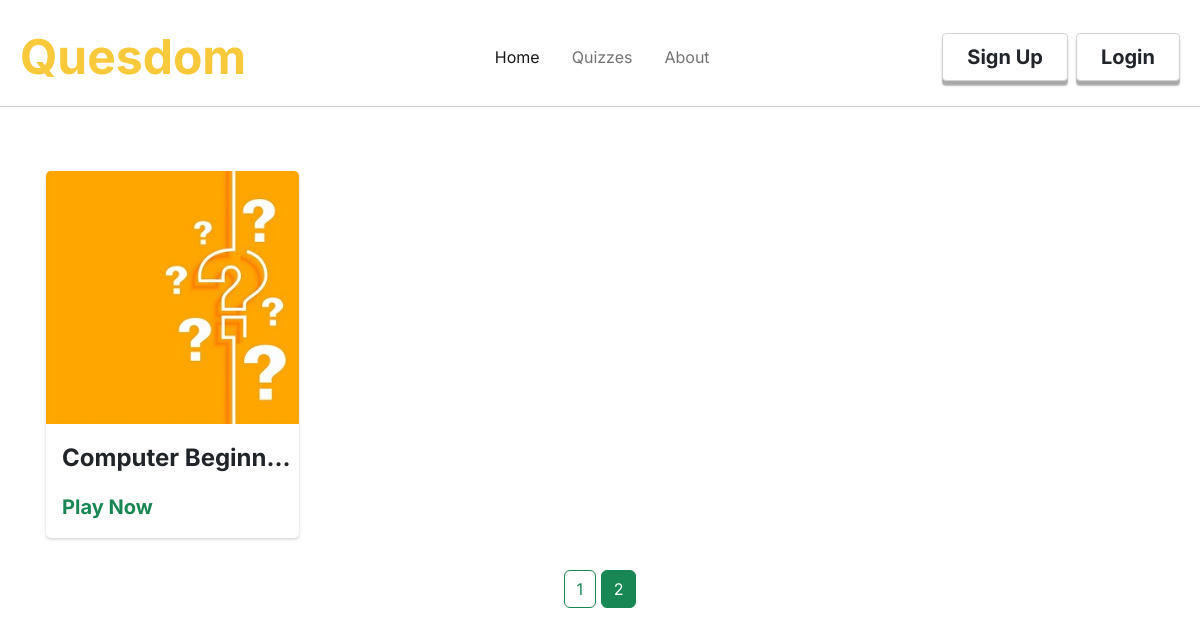
Before: /allquizzes?page=2 with the older database file.
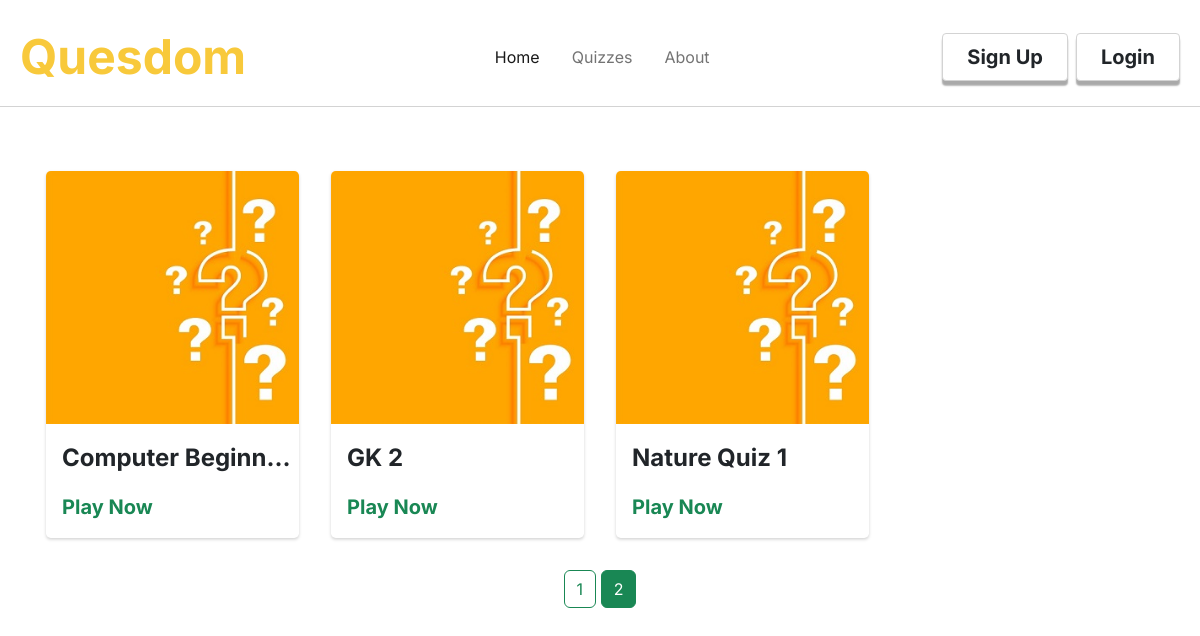
After: the same page with the newer database file.
### quesdom/models.py (models this page shows, shortened)
class Quizzes(db.Model):
    id = db.Column(db.Integer, primary_key = True)
    quiz_title = db.Column(db.String(30), nullable= False)
    quiz_description = db.Column(db.String(200), nullable=False)
    quiz_category = db.Column(db.String(20), nullable=False)
    quiz_difficulty = db.Column(db.String(10), nullable=False)
    date_created = db.Column(db.DateTime, nullable=False, default=datetime.utcnow)
    author = db.Column(db.Integer, db.ForeignKey('users.id'), nullable=False)
    created_by = db.relationship('Users',backref='created_by',lazy=True)
    questions = db.relationship('Questions',backref='contains',cascade="all, delete-orphan",lazy=True)

### quesdom/routes.py (the view)
@app.route('/allquizzes')
def allquizzes():
    page = request.args.get('page',1, int)
    quizzes = Quizzes.query.paginate(per_page = 8,page = page)
    return render_template('allquizzes.html',title='All Quizzes',quizzes=quizzes)

### quesdom/templates/allquizzes.html
{%extends "layout.html"%}
{%block content%}
<div class="content-section row pt-md-5">
    {%for quiz in quizzes.items%}
        <div class="col-12 col-sm-6 col-md-3 p-5 p-md-3">
            <div class="my-card" style="border-radius: 0.3rem; box-shadow: 0 0.1rem 0.2rem 0rem lightgrey; background-color: white;">
                <div class="img-section" style="border-radius: 0.3rem 0.3rem 0 0; height: min-content; overflow: hidden;">
                        <img src="../static/quiz.jpg" class="img-fluid" style="width: 100%;"/>
                </div>
                <div class="text-section py-3 ms-3">
                    <p class="fs-4 fw-bold" style="text-overflow:ellipsis; white-space: nowrap; overflow: hidden;">{{quiz.quiz_title}}</p>
                    <a href="{{url_for('playquiz',quiz_id=quiz.id)}}" class="fw-bold fs-5 text-success" style="text-decoration: none;">Play Now</a>
                </div>
            </div>
        </div>
    {%endfor%}
    <div class="page-links py-3 text-center">
        {% for page_num in quizzes.iter_pages() %}
        {% if page_num %}
            {% if quizzes.page == page_num %}
                <a class="active btn btn-outline-success" href="{{url_for('allquizzes',page=page_num)}}">{{page_num}}</a>
            {% else %}
                <a class="btn btn-outline-success" href="{{url_for('allquizzes',page=page_num)}}">{{page_num}}</a>
            {% endif %}
        {% else %}
            <span class="btn btn-outline-success">...</span>
        {% endif %}
    {% endfor %}
    </div>
</div>
{%endblock%}

### quesdom/templates/layout.html (shortened to what this page needs)
<!DOCTYPE html>
<html lang="en">
  <head>
    <link rel="stylesheet" href="./static/styles.css"/>
    <link rel="stylesheet" href="https://cdn.jsdelivr.net/npm/bootstrap-icons@1.8.3/font/bootstrap-icons.css">
    <link href="https://cdn.jsdelivr.net/npm/bootstrap@5.2.0-beta1/dist/css/bootstrap.min.css" rel="stylesheet">
    <link href="https://cdn.jsdelivr.net/npm/bootstrap@5.2.0-beta1/dist/css/bootstrap.min.css" rel="stylesheet">
  </head>
  <body  style="height: 100vh; backdrop-filter: blur(1px); font-family: Inter;" onload="adjustLoginBtn();" background="../static/bubble.png">
    <nav class="pt-3 px-2 navbar navbar-expand-lg">
      <div class="container-fluid">
        <a class="navbar-brand fw-bolder" href="{{url_for('home')}}"><span class="brand-text">Quesdom</span></a>
        <div class="collapse navbar-collapse" id="navbarSupportedContent">
          <ul class="ms-auto navbar-nav me-auto mb-2 mb-lg-0">
            {%if current_user.is_authenticated %}
                      {%if current_user.role == 'Admin'%}
                      <li class="nav-item ">
                        <a class="nav-link active text-center" aria-current="page" href="{{url_for('indexquiz')}}">Quizzes</a>
                      </li>
                      {%else%}
                          <li class="nav-item ">
                            <a class="nav-link active text-center" aria-current="page" href="{{url_for('home')}}">Home</a>
                          </li>
                          <li class="nav-item dropdown py-4 py-sm-0 px-4">
                              <a class="text-center nav-link dropdown-toggle" href="#" id="navbarDropdown" role="button" data-bs-toggle="dropdown" aria-expanded="false">
                                  Quizzes
                                </a>
                                <ul class="dropdown-menu" aria-labelledby="navbarDropdown">
                                    <li><a class="dropdown-item p-3 p-sm-2" href="{{url_for('allquizzes')}}">All Quizzes</a></li>
                                    <li><a class="dropdown-item p-3 p-sm-2" href="{{url_for('myquizzes')}}">My Quizzes</a></li>
                                </ul>
                            </li>
                            <li class="nav-item">
                              <a class="nav-link text-center" href="{{url_for('about')}}">About</a>
                            </li>
                      {%endif%}
          {%else%}
                    <li class="nav-item ">
                      <a class="nav-link active text-center" aria-current="page" href="{{url_for('home')}}">Home</a>
                    </li>
                      <li class="nav-item">
                        <a class="nav-link text-center mx-3" href="{{url_for('allquizzes')}}">Quizzes</a>
                      </li>
                      <li class="nav-item">
                        <a class="nav-link text-center" href="{{url_for('about')}}">About</a>
                      </li>
          {%endif%}
          </ul>
            {% if current_user.is_authenticated %}
              <div class="login-btn d-flex justify-content-center">
                <a style="border: 1px solid lightgrey; transition: 0.2s;" class="bg-white login-btn-inner fw-bold px-4 py-2  text-dark btn fs-5 rounded-1 me-2" type="button" href="{{url_for('account')}}">My Account</a>
                <a style="border: 1px solid lightgrey; transition: 0.2s;" class="bg-white login-btn-inner fw-bold px-4 py-2 btn text-dark fs-5 rounded-1 me-2" type="button" href="{{url_for('logout')}}">Logout</a>
              </div>
            {% else %}
              <div class="login-btn d-flex justify-content-center">
                <a style="border: 1px solid lightgrey; transition: 0.2s;" class="bg-white login-btn-inner fw-bold px-4 py-2 btn text-dark fs-5 rounded-1 me-2" type="button" href="{{url_for('register')}}">Sign Up</a>
                <a style="border: 1px solid lightgrey; transition: 0.2s;" class="bg-white login-btn-inner fw-bold px-4 py-2 btn text-dark fs-5 rounded-1" type="button" href="{{url_for('login')}}">Login</a>
              </div>
            {%endif%}
      </div>
    </nav>
    <div class="container">
        {%block content%}{%endblock%}
    </div>
  </body>
</html>

### quesdom/static/styles.css (style rules this page uses)
:root { --main-color: rgb(248,201,59); }
.nav-link { border-bottom: 2px solid darkgrey; }
.brand-text { font-size: 3rem; color: var(--main-color); }
.login-btn-inner { box-shadow: 0 0.3rem 0.1rem 0 darkgrey; }
@media (max-width: 1200px) { .nav-link { border-bottom: none; } }
@media (max-width: 1200px) { .navbar { border-bottom: 1px solid lightgrey; } }
.my-card { transition: 0.3s; cursor: pointer; }

Changed rows visible on the page:
added Quizzes: quiz_title "GK 2"
added Quizzes: quiz_title "Nature Quiz 1"
